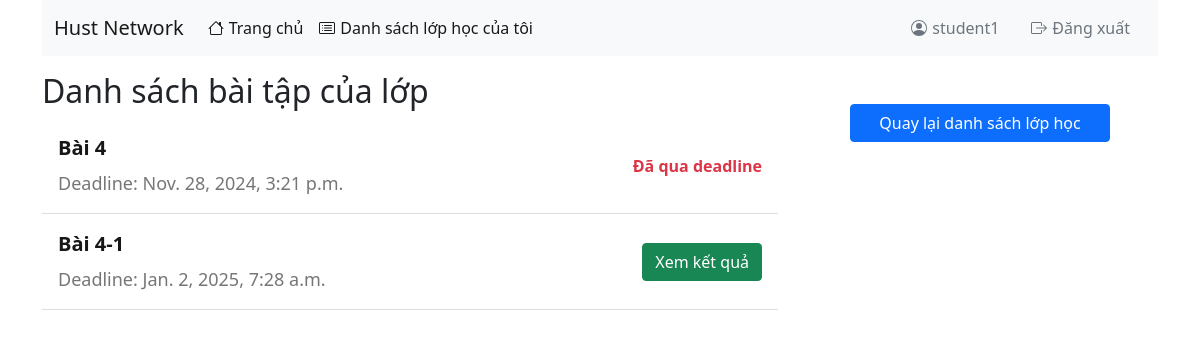
Before: /student_class_detail/11/ (signed in) with the older database file.
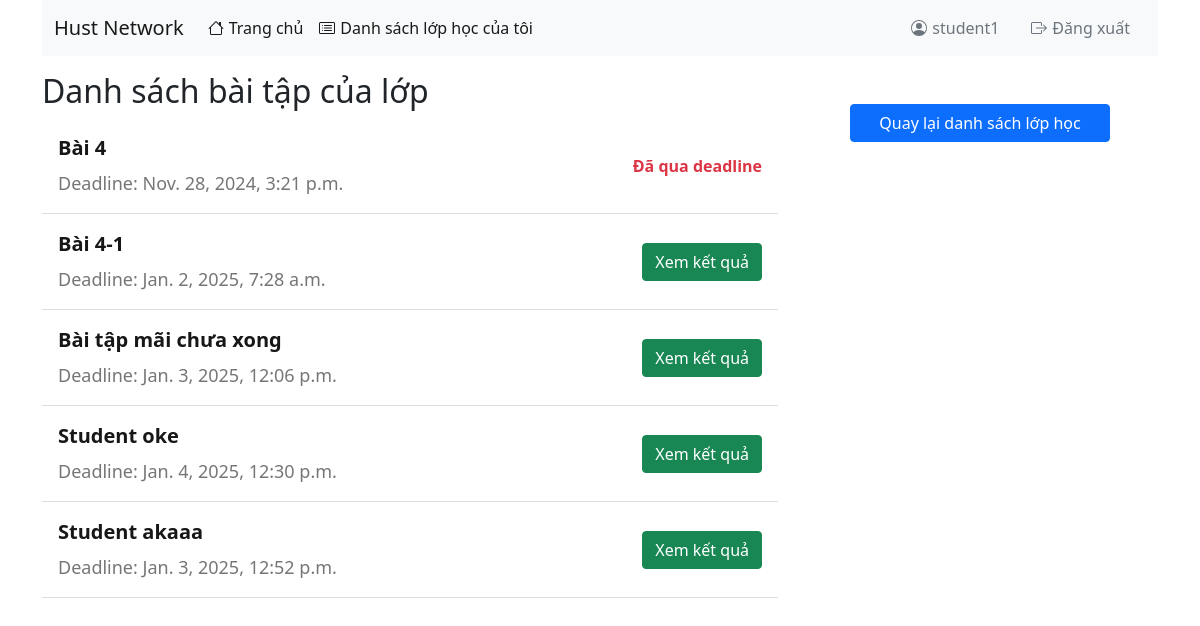
After: the same page with the newer database file.
### apps/models.py (models this page shows, shortened)
class Assignment(models.Model):
    class_id = models.ForeignKey(Class, on_delete=models.CASCADE, related_name='assignments')
    name = models.CharField(max_length=255)
    creation_date = models.DateTimeField(auto_now_add=True)
    deadline = models.DateTimeField()
    title = models.CharField(max_length=200)
    ROLE_CHOICES_A = (
        (0, 'Bài thực hành 4'),
        (1, 'Bài thực hành 5'),
    )
    role = models.IntegerField(choices=ROLE_CHOICES_A, default=0)

### apps/views.py (the view)
# urls.py: path('student_class_detail/<int:class_id>/', views.student_class_detail, name='student_class_detail'),
@decorators.login_required(login_url = '/login/')
def student_class_detail(request, class_id):
    student = request.user
    class_obj = get_object_or_404(Class, id=class_id, students=student)
    assignments = Assignment.objects.filter(class_id=class_obj)
    submissions = {}
    for assignment in assignments:
        submission = assignment.submissions.filter(student=student).first()
        if submission:
            submissions[assignment.id] = submission
    return render(request, 'apps/student/class_detail.html', {
        'class_obj': class_obj,
        'assignments': assignments,
        'submissions': submissions
    })

### apps/context_processors.py (called while the page is built)
def current_datetime(request):
    return {
        'now': timezone.now()
    }

### apps/templates/apps/student/class_detail.html (shortened to what this page needs)
<!DOCTYPE html>
<html lang="en">
<head>
    <link href="https://cdn.jsdelivr.net/npm/bootstrap@5.0.2/dist/css/bootstrap.min.css" rel="stylesheet" />
</head>
<body>
    <div class="container">
        {% include 'apps/partials/nav-student.html' %}
        <div class="row">
            <div class="col-12 col-md-8">
                <h2 class="mt-3">Danh sách bài tập của lớp {{ class_instance.name }}</h2>
                <ul class="list-unstyled">
                    {% for assignment in assignments %}
                        <li class="class-list-item">
                            <div class="class-details">
                                <div class="class-title">{{ assignment.name }}</div>
                                <div class="class-code">Deadline: {{ assignment.deadline }}</div>
                            </div>
                            {% if assignment.id in submissions %}
                                <a href="{% url 'view_result' assignment.id %}" class="btn btn-success">Xem kết quả</a>
                            {% else %}
                                {% if assignment.deadline|date:"U" > now|date:"U" %}
                                    <a href="{% url 'assignment_detail' assignment.id %}" class="btn btn-primary">Bắt đầu làm bài</a>
                                {% else %}
                                    <span class="text-danger fw-bold">Đã qua deadline</span>
                                {% endif %}
                            {% endif %}
                        </li>
                    {% endfor %}
                </ul>
            </div>
            <div class="col-12 col-md-4">
                <a href="{% url 'student_classes' %}" class="btn btn-primary mt-5 mx-5 d-flex justify-content-center">Quay lại danh sách lớp học</a>
            </div>
        </div>
    </div>
</body>
</html>

Changed rows visible on the page:
added Assignment: name "Bài tập mãi chưa xong", deadline "Jan. 3, 2025, 12:06 p.m.", shows "Xem kết quả"
added Assignment: name "Student oke", deadline "Jan. 4, 2025, 12:30 p.m.", shows "Xem kết quả"
added Assignment: name "Student akaaa", deadline "Jan. 3, 2025, 12:52 p.m.", shows "Xem kết quả"
